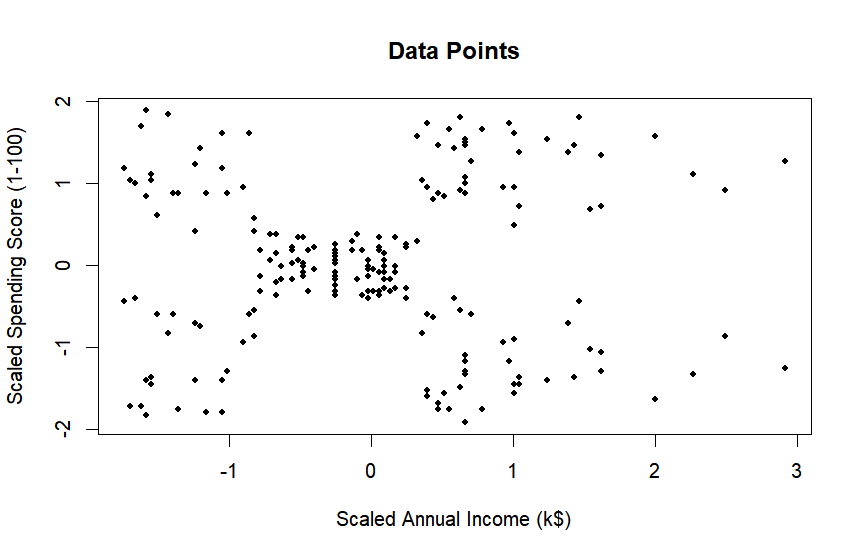

Generate this figure with R:
# Function to compute distance between two data points
distance <- function(point1, point2) {
  sqrt(sum((point1 - point2)^2))
}

# Function to find mutual nearest neighbors within a δ-neighborhood
find_mutual_neighbors <- function(data, index, delta) {
  neighbors <- numeric()
  for (i in 1:nrow(data)) {
    if (i != index && distance(data[index, ], data[i, ]) <= delta) {
      if (sum(distance(data[i, ], data) <= delta) > 1) {
        neighbors <- c(neighbors, i)
      }
    }
  }
  return(neighbors)
}

# Function to perform ROCK clustering
ROCK_clustering <- function(data, k, delta) {
  # Initialize cluster assignments
  cluster <- rep(0, nrow(data))
  cluster_index <- 1
  
  # Iterate over data points
  for (i in 1:nrow(data)) {
    if (cluster[i] == 0) {
      # Find mutual nearest neighbors within δ-neighborhood
      neighbors <- find_mutual_neighbors(data, i, delta)
      
      if (length(neighbors) >= k) {
        # Assign current point and its neighbors to new cluster
        cluster[i] <- cluster_index
        cluster[neighbors] <- cluster_index
        cluster_index <- cluster_index + 1
      }
    }
  }
  
  return(cluster)
}

# Example usage:
# Read the dataset
data <- read.csv("C:/Users/sriva/OneDrive/Desktop/Mall_Customers.csv")

# Extract relevant numeric columns for clustering
data_numeric <- data[, c("Annual.Income..k..", "Spending.Score..1.100.")]

# Standardize the data
data_scaled <- scale(data_numeric)

# Set parameters for ROCK clustering
k <- 5     # Number of clusters
delta <- 0.5   # Distance threshold

# Perform ROCK clustering
rock_clusters <- ROCK_clustering(data_scaled, k, delta)

# Plot the clusters
plot(data_scaled, col = rock_clusters, pch = 20, 
     main = "ROCK Clustering", xlab = "Scaled Annual Income (k$)", 
     ylab = "Scaled Spending Score (1-100)")

# Add legend for clusters
legend("topright", legend = unique(rock_clusters), 
       col = 1:length(unique(rock_clusters)), pch = 20, 
       title = "Cluster")
# Check for NaN or infinite values
any(is.nan(data_scaled))
any(is.infinite(data_scaled))
# Check if any points are assigned to clusters
any(rock_clusters == 0)
# Plot the data points without clustering
plot(data_scaled, pch = 20, 
     main = "Data Points", xlab = "Scaled Annual Income (k$)", 
     ylab = "Scaled Spending Score (1-100)")
